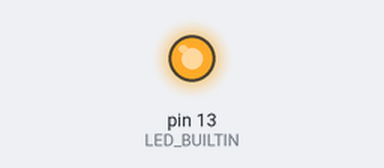
A sketch run on a simulated Arduino Uno, built with avr-gcc and run on an emulated ATmega328P. Parts: output pins drawn as LEDs (lit = HIGH). The ROS host is connected and sends only what is stated.

Above: at 1.0 s.
At 5.5 s:
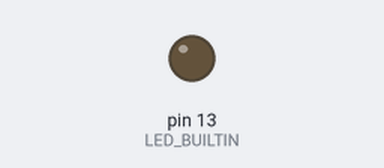
Timing chart, 0 to 6.9 s (numbered marks = the images above):
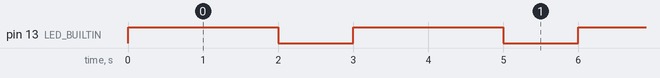

Measured:
- by itself, pin 13 (LED_BUILTIN): alternates HIGH for 2.0 s and LOW for 1.0 s

The sketch:

blinkros2.ino
```cpp
/*
 * rosserial Publisher Example
 * Prints "hello world!"
 */

#include <ros.h>
#include <std_msgs/String.h>


ros::NodeHandle  nh;

std_msgs::String str_msg;
ros::Publisher chatter("chatter", &str_msg);

char hello[13] = "hello world!";

void setup()
{
  pinMode(LED_BUILTIN, OUTPUT);
  nh.initNode();
  nh.advertise(chatter);
}

void loop()
{
  str_msg.data = hello;
  chatter.publish( &str_msg );
  digitalWrite(LED_BUILTIN, HIGH);
  delay(2000);
  digitalWrite(LED_BUILTIN, LOW);
  nh.spinOnce();
  delay(1000);
}
```
